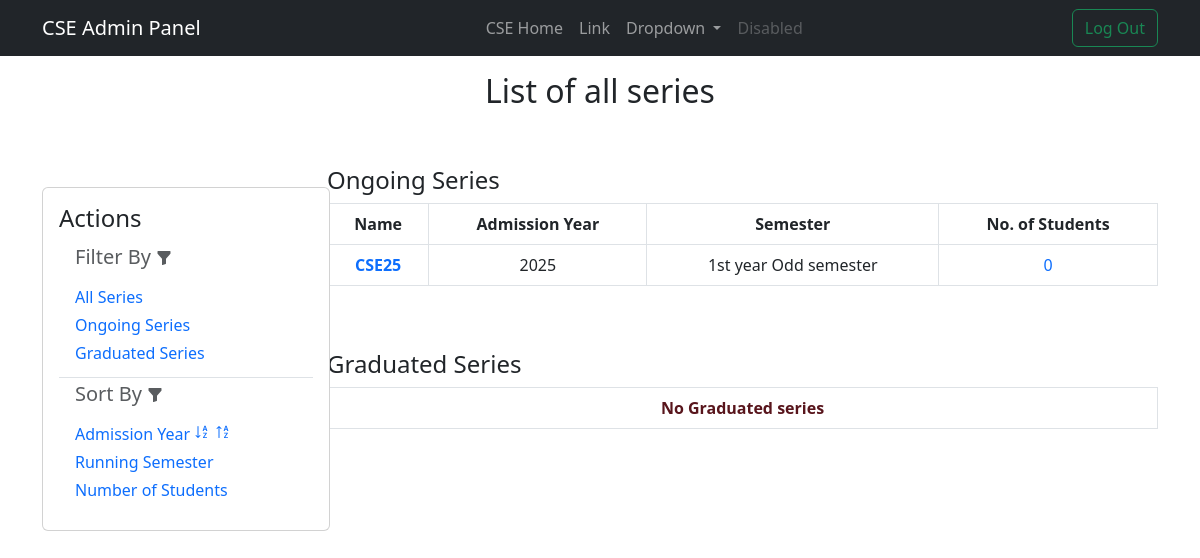
/dept/admin/CSE/all-series/ (signed in), run on an earlier commit of the app's database.
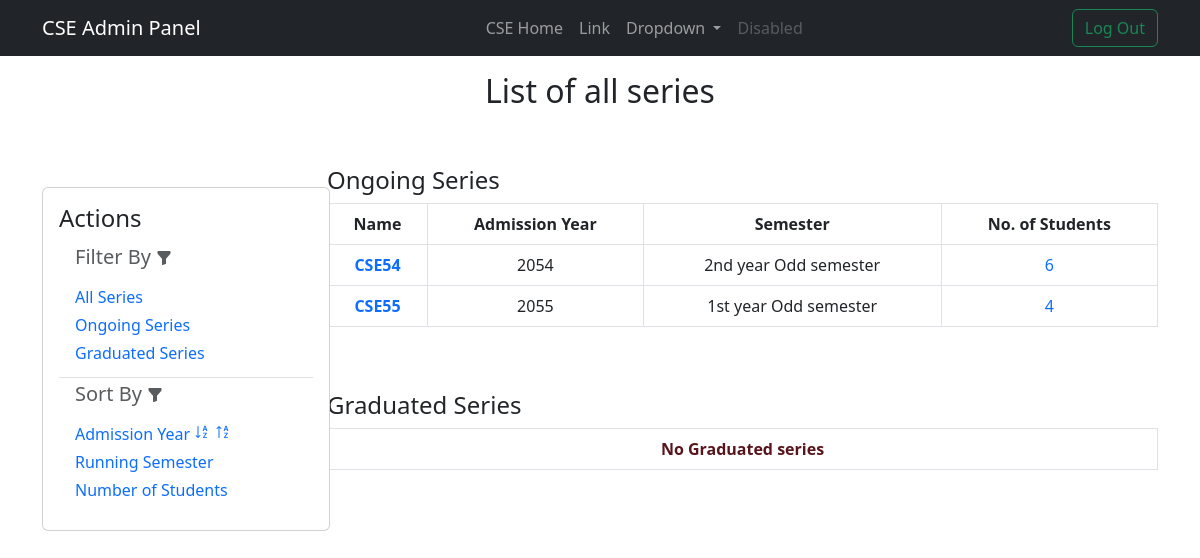
And on a later commit of the database.
### departments/models.py (models this page shows, shortened)
class Series(models.Model):
    id = models.AutoField(primary_key=True)
    name = models.CharField(max_length=10, unique=True)  # Ex - CSE99
    department = models.ForeignKey(
        Department, on_delete=models.CASCADE, related_name="series"
    )
    admit_year = models.IntegerField(unique=True)
    running_semester = models.OneToOneField(
        Semester, on_delete=models.CASCADE, related_name="running_series"
    )
    is_running = models.BooleanField(default=True)
    end_year = models.IntegerField(null=True, blank=True)
    maximum_students = models.IntegerField(null=True, blank=True)
    exam_status = models.CharField(max_length=10, choices=[
        ("NR", "Not Running"),
        ("R", "Running"),
        ("F", "Finished")
    ], default="NR")
    def get_absolute_url_control_panel(self):
        return reverse(
            "dept:seriesControlPanel",
            kwargs={"deptId": self.department.dept_id, "serId": self.id},
        )

class Semester(models.Model):
    id = models.AutoField(primary_key=True)
    sem_no = models.IntegerField()
    year = models.CharField(max_length=4)
    year_sem = models.CharField(max_length=4)
    dept = models.ForeignKey(
        Department, on_delete=models.CASCADE, related_name="semesters"
    )
    class Meta:
        constraints = [
            models.UniqueConstraint(fields=["sem_no", "dept"], name="unique_semester")
        ]
    def __str__(self) -> str:
        return f"{self.year} year {self.year_sem} semester"

### students/models.py (models this page shows, shortened)
class Student(Person):
    roll = models.CharField(unique=True, max_length=7)
    dept = models.ForeignKey(
        Department, on_delete=models.CASCADE, related_name="students"
    )
    section = models.ForeignKey(
        Section, on_delete=models.CASCADE, related_name="students"
    )
    series = models.ForeignKey(
        Series, on_delete=models.CASCADE, related_name="students"
    )
    cgpa = models.DecimalField(max_digits=3, decimal_places=2 ,null=True, blank=True)
    user = models.OneToOneField(
        User, on_delete=models.SET_NULL, null=True, blank=True, related_name="student"
    )
    class Meta:
        ordering = ['roll']

### departments/views.py (the view)
# urls.py: path('admin/<str:deptId>/all-series/', views.allSeries, name='allSeries'),
def allSeries(request, deptId):
    try:
        dept = Department.objects.get(dept_id=deptId)
        if request.user == dept.user:
            return render(request, 'series/allSeries.html', {
                'dept': dept,
                'ongoing_series': dept.series.filter(is_running=True),
                'grad_series': dept.series.filter(is_running=False),
                'isLogged': True,
            })
        else:
            messages.error(request, 'You are not authorized to access this page')
            return HttpResponseRedirect(reverse('Main:home'))
    except Department.DoesNotExist:
        return HttpResponseNotFound('<h1>Page not found</h1>')

### departments/templates/series/allSeries.html (shortened to what the changed rows need)
{%extends 'departments/admin.html'%}
{%block content%}
<div class="container text-center">
    <h2 class="mt-3">List of all series</h2>
    <div class="row">
        <div class="col">
            <div class="row mt-5" id="ongoing-series">
                <div class="col">
                    <table class="table table-hover table-bordered">
                        {% if ongoing_series %}
                        <thead>
                            <tr>
                                <th scope="col">Name</th>
                                <th scope="col">Admission Year</th>
                                <th scope="col">Semester</th>
                                <th scope="col">No. of Students</th>
                            </tr>
                        </thead>
                        <tbody>
                            {% for series in ongoing_series %}
                            <tr>
                                <th scope="row"><a
                                        class="link-offset-2 link-offset-3-hover link-underline link-underline-opacity-0 link-underline-opacity-75-hover"
                                        href="{{series.get_absolute_url_control_panel}}" title="Enter series control panel">
                                        {{series.name}}
                                    </a></th>
                                <td>{{series.admit_year}}</td>
                                <td>{{series.running_semester}}</td>
                                <td id="{{series.id}}"><a class="link-offset-2 link-offset-3-hover link-underline link-underline-opacity-0 link-underline-opacity-75-hover"
                                        href="{% url 'dept:allStudents' dept.dept_id %}?series={{series.id}}" title="View list of students">
                                        {{series.students.all|length}}
                                    </a></td>
                            </tr>
                        </tbody>
                        {% endfor %}
                        {% endif %}
                    </table>
                </div>
            </div>
            <div class="row mt-5" id="grad-series">
                <div class="col">
                    <table class="table table-hover table-bordered">
                        {% if grad_series %}
                        <thead>
                            <tr>
                                <th scope="col">Name</th>
                                <th scope="col">Admission Year</th>
                                <th scope="col">Graduation Year</th>
                                <th scope="col">No. of Students</th>
                            </tr>
                        </thead>
                        <tbody>
                            {% for series in grad_series %}
                            <tr>
                                <th scope="row"><a
                                        class="link-offset-2 link-offset-3-hover link-underline link-underline-opacity-0 link-underline-opacity-75-hover"
                                        href="#" title="Enter series control panel">
                                        {{series.name}}
                                    </a></th>
                                <td>{{series.admit_year}}</td>
                                <td>{{series.end_year}}</td>
                                <td id="{{series.id}}"><a class="link-offset-2 link-offset-3-hover link-underline link-underline-opacity-0 link-underline-opacity-75-hover"
                                        href="{% url 'dept:allStudents' dept.dept_id %}?series={{series.id}}" title="View list of students">
                                        {{series.students.all|length}}
                                    </a></td>
                            </tr>
                        </tbody>
                        {% endfor %}
                        {% else %}
                        <tbody>
                            <tr>
                                <th scope="row" colspan="4" class="text-center text-danger-emphasis">No Graduated series
                            </tr>
                        </tbody>
                        {% endif %}
                    </table>
                </div>
            </div>
        </div>
    </div>
</div>
{%endblock%}

What changed in the data, as far as the page shows it:
removed Series: name "CSE25", admit_year "2025", running_semester "1st year Odd semester", students.all|length "0"
added Series: name "CSE54", admit_year "2054", running_semester "2nd year Odd semester", students.all|length "6"
added Series: name "CSE55", admit_year "2055", running_semester "1st year Odd semester", students.all|length "4"
